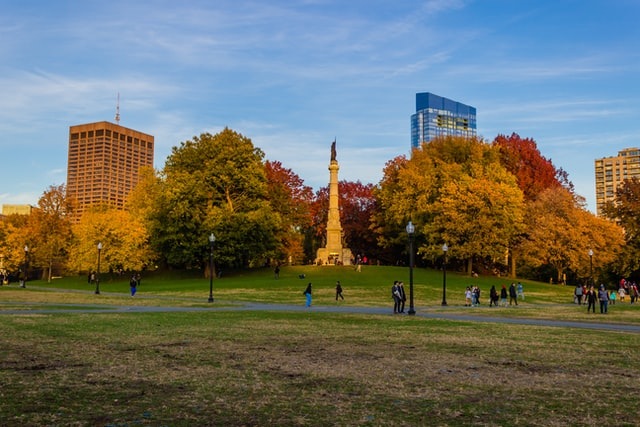
#> input picture resources/photos/park.jpg, 640 x 427 px
$ python transformations.py
#> lines starting #> are read from the running program, lines starting #| are printed output that depends on the picture
"""Transformações de imagem: translação, rotação, resize, flip e crop."""
from pathlib import Path

import cv2 as cv
import numpy as np

RESOURCES = Path(__file__).resolve().parents[1] / "resources"

img = cv.imread(str(RESOURCES / "photos" / "park.jpg"))
#> img is the input picture: shape (427, 640, 3); mean B, G, R 98.3, 110, 108.2
if img is None:
    raise SystemExit("Imagem não encontrada. Verifique o caminho.")
cv.imshow("Parque", img)


# Translação
def translate(img, x, y):
#> called with x = -100, y = 100
    trans_mat = np.float32([[1, 0, x], [0, 1, y]])
    dimensions = (img.shape[1], img.shape[0])  # (largura, altura)
#> dimensions = (640, 427)
    return cv.warpAffine(img, trans_mat, dimensions)
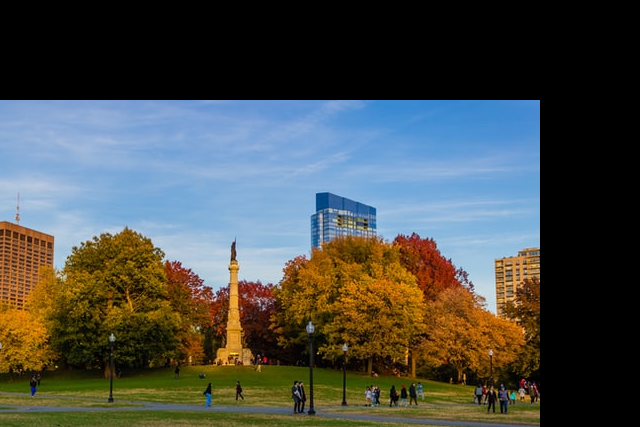
#> returned value: shape (427, 640, 3); mean of channels 0, 1, 2 72.7, 76.7, 72.9; drawn as B, G, R


# -x --> Esquerda
# -y --> Cima
#  x --> Direita
#  y --> Baixo
translated = translate(img, -100, 100)
cv.imshow("Transladada", translated)


# Rotação
def rotate(img, angle, rot_point=None):
#> called with angle = -45
    (height, width) = img.shape[:2]
#> height = 427; width = 640

    if rot_point is None:
        rot_point = (width // 2, height // 2)
#> rot_point = (320, 213)

    rot_mat = cv.getRotationMatrix2D(rot_point, angle, 1.0)
    dimensions = (width, height)
#> dimensions = (640, 427)

    return cv.warpAffine(img, rot_mat, dimensions)
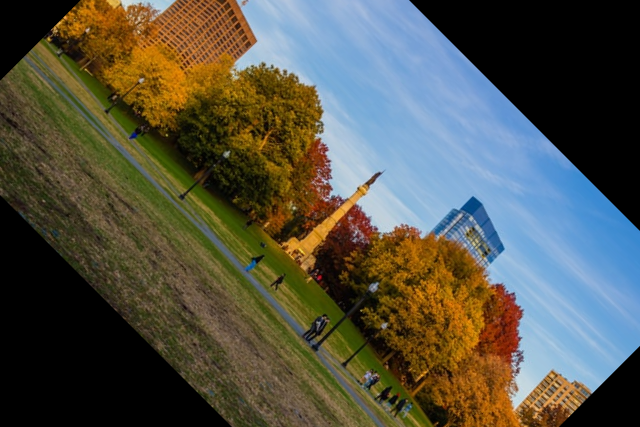
#> returned value: shape (427, 640, 3); mean of channels 0, 1, 2 71.1, 83.3, 83.8; drawn as B, G, R


rotated = rotate(img, -45)
cv.imshow("Rotacionada", rotated)

rotated_rotated = rotate(rotated, -45)  # rotacionar a já rotacionada
#> call 2 of rotate, with angle = -45
#> in rotate (call 2), `return cv.warpAffine(img, rot_mat, dimensions)`:
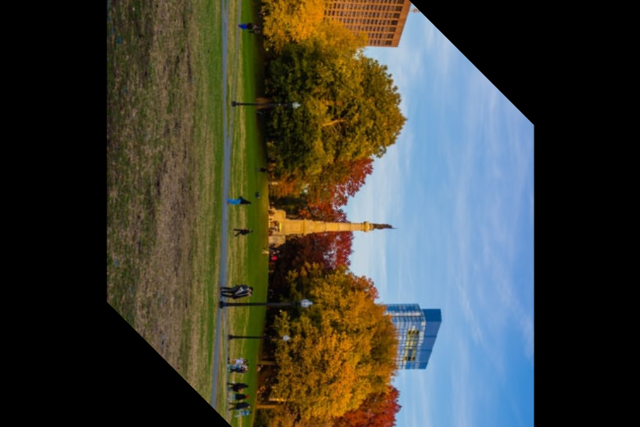
#> returned value: shape (427, 640, 3); mean of channels 0, 1, 2 55.7, 64.6, 63.9; drawn as B, G, R
cv.imshow("Rotacionada 2x", rotated_rotated)

# Resize
resized = cv.resize(img, (500, 500), interpolation=cv.INTER_CUBIC)
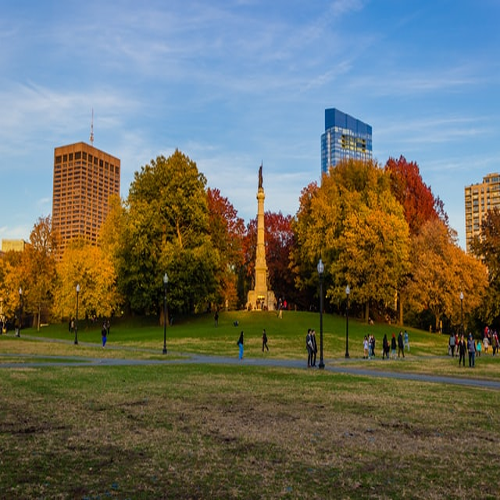
#> resized: shape (500, 500, 3); mean B, G, R 98.4, 110, 108.2
cv.imshow("Redimensionada", resized)

# Flip: 0 = vertical, 1 = horizontal, -1 = ambos
flip = cv.flip(img, -1)
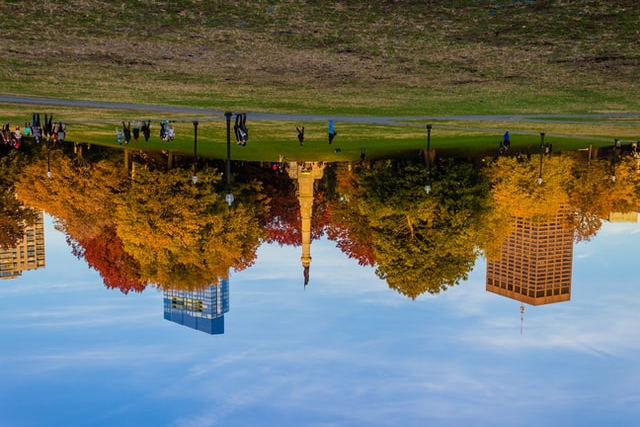
#> flip: shape (427, 640, 3); mean B, G, R 98.3, 110, 108.2
cv.imshow("Flip", flip)

# Crop
cropped = img[200:400, 300:400]
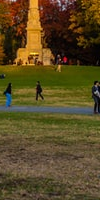
#> cropped: shape (200, 100, 3); mean B, G, R 35.2, 73.5, 89.6
cv.imshow("Recortada", cropped)

cv.waitKey(0)
cv.destroyAllWindows()

$ run again, with resources/photos/cats.jpg copied over resources/photos/park.jpg
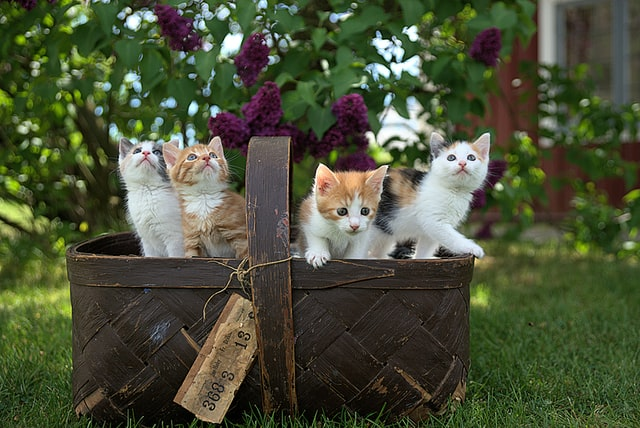
#> input picture resources/photos/cats.jpg, 640 x 428 px
#> img is the input picture: shape (428, 640, 3); mean B, G, R 55.7, 80.9, 74.5
#> `flip = cv.flip(img, -1)`:
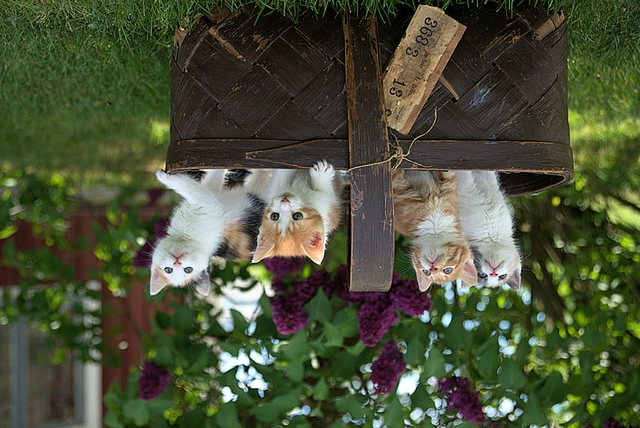
#> flip: shape (428, 640, 3); mean B, G, R 55.7, 80.9, 74.5
#> `cropped = img[200:400, 300:400]`:
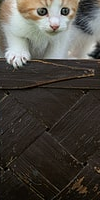
#> cropped: shape (200, 100, 3); mean B, G, R 63.9, 70.5, 74.7
